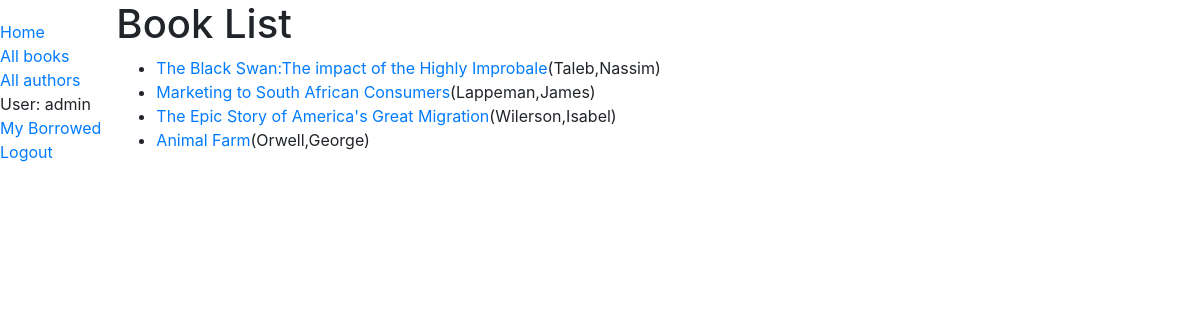
The app's page /books/ (signed in) with its own data.
### catalog/models.py (models this page shows, shortened)
class Book(models.Model):
    title=models.CharField(max_length=200)
    author=models.ForeignKey(
        'Author',
        on_delete=models.SET_NULL,
        null=True)
    summary = models.TextField(max_length=1000,help_text="Enter a brief description of the book")
    isbn = models.CharField('ISBN',max_length=13,unique=True,help_text="13 Characters <a href='https://www.isbn-international.org/content/what-isbn'>ISBN number</a>")
    """
    #ManyToManyField used because genre can contain many books.
    #Books Model Object can cover many genres.
    #Genre class has already been defined so we can specify the object above
    #

    """
    genre =models.ManyToManyField(Genre,
        help_text="Select a genre for this book")
    def display_genre(self):
        """Create a string for the Genre.
        This is required to display genre in Admin"""
        return ','.join(genre.name for genre in self.genre.all()[:3])
    display_genre.short_description='Genre'
    def get_absolute_url(self):
        return reverse("book-detail", kwargs={"pk": self.pk})

class Author(models.Model):
    first_name=models.CharField(max_length=100)
    last_name=models.CharField(max_length=100)
    date_of_birth=models.DateTimeField(null=True,blank=True)
    date_of_death=models.DateTimeField('Died',null=True,blank=True)
    def __str__(self):
        return f'{self.last_name},{self.first_name}'
    class Meta:
        ordering=['last_name','first_name']

### catalog/views.py (the view)
# urls.py: path('books/',views.BookListView.as_view(), name='books'),
class BookListView(generic.ListView):
    model=Book
    paginate_by=5
    template_name='book_list.html'

### catalog/templates/book_list.html
{% extends 'base_generic.html' %}
{%  block content %}
<h1>Book List</h1>
{% if book_list %}
<ul>
    {% for book in book_list %}
    <li>
        <a href="{{ book.get_absolute_url }}">{{  book.title  }}</a>({{ book.author }})
    </li>
    {% endfor %}
</ul>
{%  else %}
    <p>There are no books in the library</p>
{% endif %}
{% endblock %}

### catalog/templates/base_generic.html (shortened to what this page needs)
<!DOCTYPE html>
<html lang="en">
<head>
    <link rel="stylesheet" href="https://cdn.jsdelivr.net/npm/bootstrap@4.5.3/dist/css/bootstrap.min.css">
    {% load static %}
    <link rel="stylesheet" href="{% static 'css/styles.css' %}" >
</head>
<body>
    <div class="container-fluid">
        <div class="row">
            <div class="col=sm-2">
            {% block sidebar  %}
                <ul class="sidebar-nav">
                    <li><a href="{% url 'index' %}">Home</a></li>
                    <li><a href="{% url 'books' %}">All books</a></li>
                    <li><a href="">All authors</a></li>
                    {% if user.is_authenticated %}
                    <li>User: {{ user.get_username }}</li>
                    <li><a href="{% url 'my-borrowed' %}">My Borrowed</a></li>
                    <li><a href="{% url 'logout'%}?next={{request.path}}">Logout</a></li>
                  {% else %}
                    <li><a href="{% url 'login'%}?next={{request.path}}">Login</a></li>
                  {% endif %}
                </ul>
            {% endblock %}
            </div>
            <div class="col-sm-10">{% block content %}{% endblock %}</div>
        </div>
    </div>
</body>
</html>

### catalog/static/css/styles.css (style rules this page uses)
.sidebar-nav { margin-top: 20px; padding:0; list-style:none; }

### records on screen
Book: title "The Black Swan:The impact of the Highly Improbale", author "Taleb,Nassim"
Book: title "Marketing to South African Consumers", author "Lappeman,James"
Book: title "The Epic Story of America's Great Migration", author "Wilerson,Isabel"
Book: title "Animal Farm", author "Orwell,George"

### other values on screen
{{ user.get_username }} "admin"
